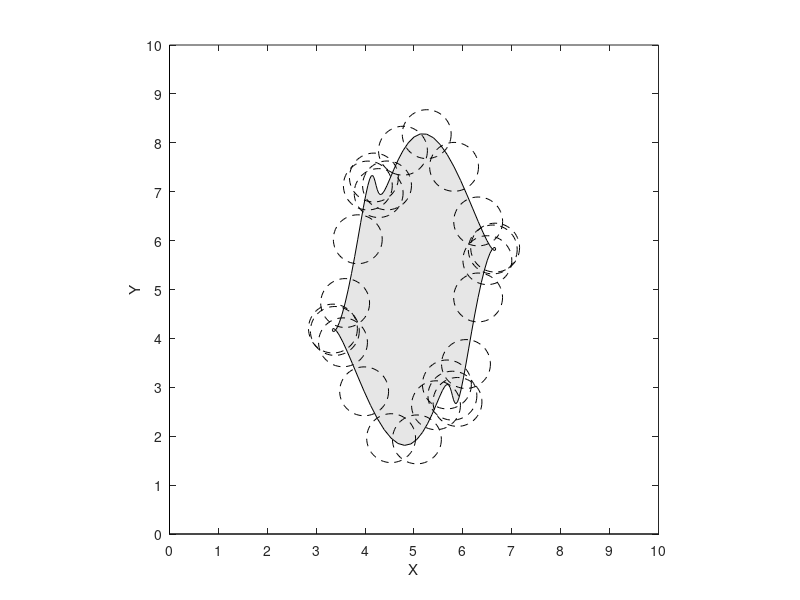

Write the MATLAB code that produced this figure.
% 创建不规则边界
theta = linspace(0, 2*pi, 100);
x_boundary = 0.5*cos(theta) + 0.1*sin(3*theta);
y_boundary = 0.9*sin(theta) + 0.2*cos(5*theta);

% 将图案平移到第一象限，并放大到适合的范围
x_boundary = x_boundary * 3 + 5; % 缩放和平移 x 坐标到 0-10 范围
y_boundary = y_boundary * 3 + 5; % 缩放和平移 y 坐标到 0-10 范围

fill(x_boundary, y_boundary, [0.9, 0.9, 0.9]); % 灰色填充
hold on;
axis equal;

% 绘制坐标轴
plot([0, 10], [0, 0], 'k-'); % x 轴
plot([0, 0], [0, 10], 'k-'); % y 轴

% 设置坐标轴范围
xlim([0, 10]);
ylim([0, 10]);

% 标注 x 轴和 y 轴
xlabel('X');
ylabel('Y');

% 添加刻度线
xticks(0:1:10); % 设置 x 轴刻度，每 1 为一个刻度
yticks(0:1:10); % 设置 y 轴刻度，每 1 为一个刻度

% 定义更多的障碍物圆心位置和较小的半径
obstacle_indices = 1:4:100; % 从边界坐标中每隔10个点选择一个点
obstacle_center = [x_boundary(obstacle_indices)', y_boundary(obstacle_indices)']; % 使用边界坐标作为圆心
obstacle_radius = 0.5; % 缩小半径

% 绘制障碍物
for i = 1:size(obstacle_center, 1)
    rectangle('Position', [obstacle_center(i, 1) - obstacle_radius, obstacle_center(i, 2) - obstacle_radius, 2 * obstacle_radius, 2 * obstacle_radius], ...
              'Curvature', [1, 1], 'LineStyle', '--', 'EdgeColor', 'k'); % 用虚线表示障碍物
end

hold off;
